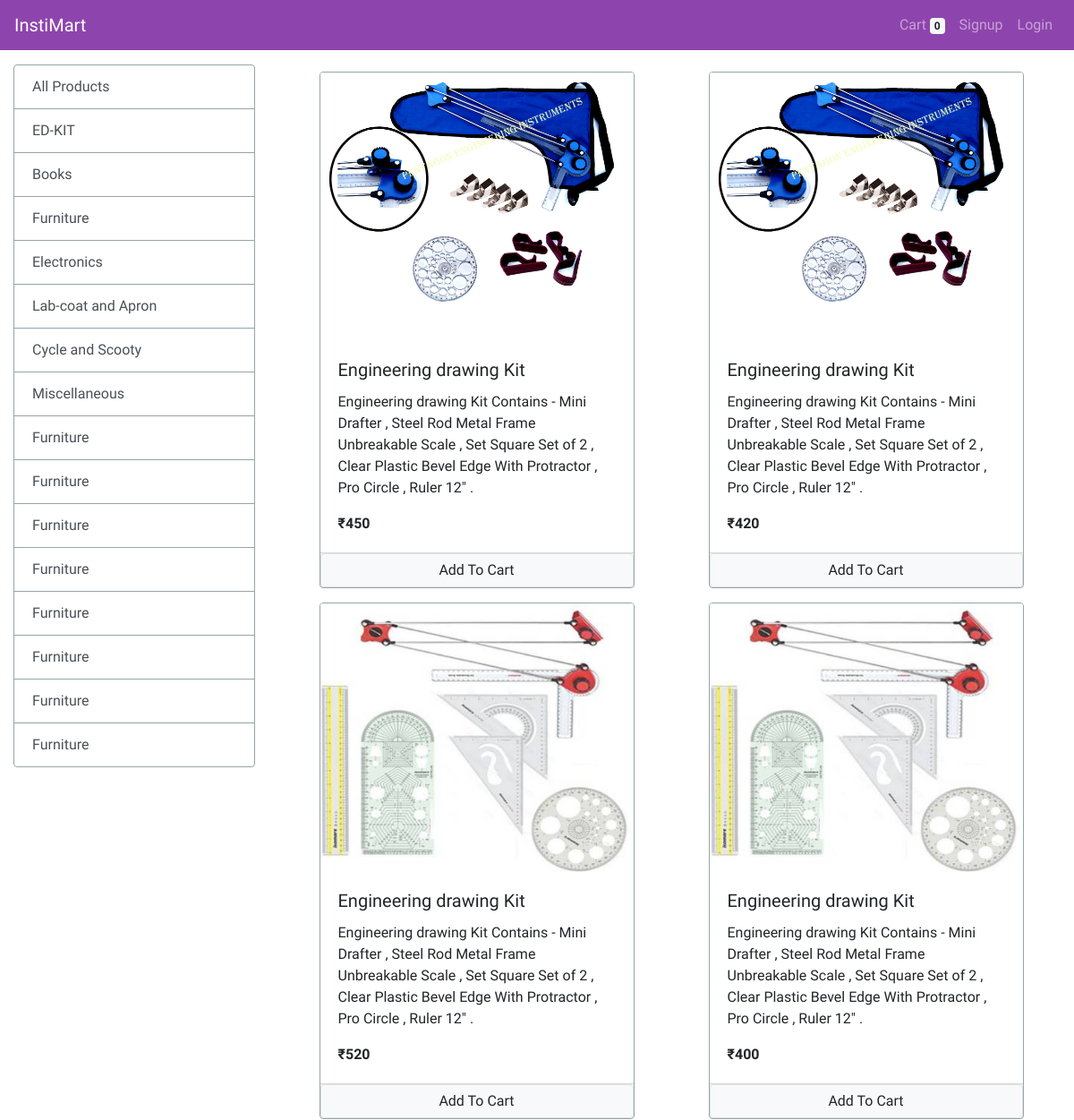
The app's page / (upper part), older data.
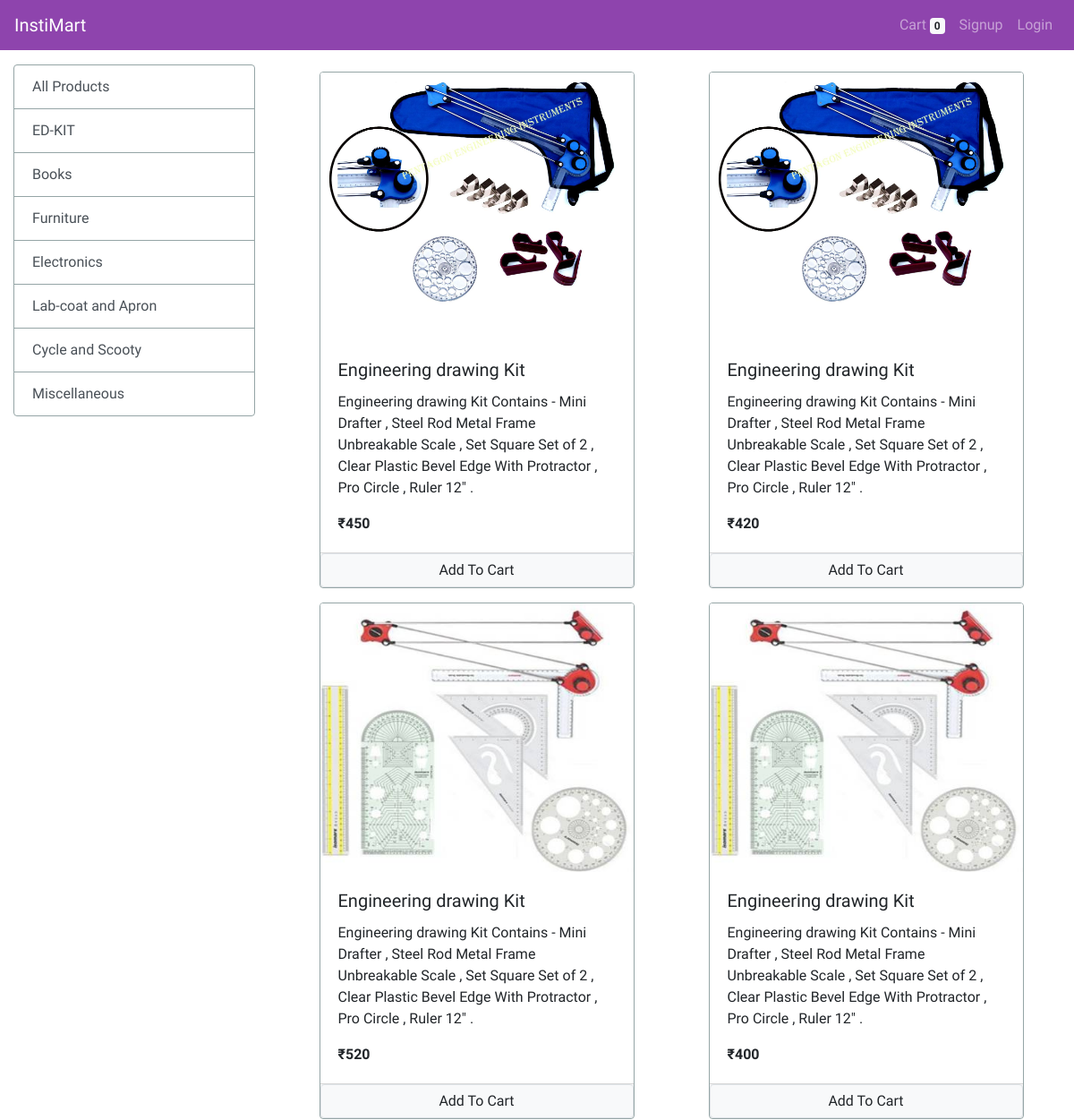
The same page, newer data.
### store/models/category.py (models this page shows, shortened)
class Category(models.Model):
    name = models.CharField(max_length=40)
    @staticmethod
    def get_all_categories():
        return Category.objects.all()

### store/models/product.py (models this page shows, shortened)
class Product(models.Model):
    name = models.CharField(max_length=30)
    price = models.IntegerField(default=0)
    category = models.ForeignKey(Category, on_delete=models.CASCADE,default=1)
    description = models.CharField(max_length=200,default=0, null=True, blank=1)
    image =models.ImageField(upload_to='uploads/products/')
    @staticmethod
    def get_all_products():
        return Product.objects.all()

### store/views/index.py (the view, shortened to what this page needs)
# urls.py: path('', index.Index.as_view(), name='homepage'),
class Index(View):
    def get(self, request):
        cart = request.session.get('cart')
        if not cart:
            request.session.cart={}
        products = None
        categories = Category.get_all_categories()
        data = {}
        categoryID = request.GET.get('category')
        if categoryID:
            products = Product.get_all_products_by_categoryid(categoryID)
        else:
            products = Product.get_all_products()
        data['products'] = products
        data['categories'] = categories
        return render(request, 'index.html', data)

### store/templatetags/cart.py (called while the page is built)
@register.filter(name='is_in_cart')
def is_in_cart(product, cart):
    keys = cart.keys()
    for key in keys:
        if int(key) == product.id:
            return True
    return False

### store/templatetags/custom_filter.py (called while the page is built)
@register.filter(name='currency')
def currency(num):
    return  "₹" +str(num);

### store/templates/index.html (shortened to what this page needs)
{% extends 'base.html' %}
{% block content %}
{% load cart %}
{% load custom_filter %}
<div class="container-fluid mt-3">
    <div class="row">
         <div class="col-lg-3 mx-auto"  >
            <div class="list-group" >
                <a href="/" class="list-group-item
                list-group-item-action " style=" border:#95a5a6 1px solid;">All Products</a>
                {% for category in categories %}
                <a href="/?category={{category.id}}" class="list-group-item
                list-group-item-action " style=" border:#95a5a6 1px solid;">{{category.name}}</a>
                {% endfor %}
            </div>
        </div>
        <div id="products" class='col-lg-9'>
            <div class="row mx-auto ">
                {% for product in products %}
                <div class="card mx-auto  mb-2 mt-2 " id={{product.id}} style="width: 22rem; border:#95a5a6 1px solid;">
                    <img style="height:300px" class="card-img-top" src="{{product.image.url}}" alt="Card image cap">
                    <div class="card-body">
                        <h5 class="card-title">{{product.name}}</h5>
                        <p class="card-text">{{product.description}}</p>
                        <p class="card-text"><b>{{product.price|currency}}</b></p>
                    </div>
                    <div class="card-footer no-gutters p-0 ">
                        {% if product|is_in_cart:request.session.cart %}
                        <div class="row no-gutters">
                            <form action="/#{{product.id}}" class="col-2" method="POST">
                                {% csrf_token %}
                                <input hidden type="text" name="product" value="{{product.id}}">
                                <input hidden type="text" name="remove" value="True">
                                <input type="submit" value='-' class="btn btn-block btn-info">
                            </form>
                            <div class="text-center col">
                                {{product|cart_quantity:request.session.cart}} in Cart
                            </div>
                            <form action="/#{{product.id}}" class="col-2" method="POST">
                                {% csrf_token %}
                                <input hidden type="text" name="product" value="{{product.id}}">
                                <input type="submit" value='+' class="btn btn-block btn-info">
                            </form>
                        </div>
                        {% else %}
                        <form action="/#{{product.id}}" method="POST" class="btn-block">
                            <input type="submit" class=" float-right btn btn-light border form-control"
                                   value="Add To Cart">
                        </form>
                        {% endif %}
                    </div>
                </div>
                {% endfor %}
            </div>
        </div>
    </div>
</div>
{% endblock %}

Row changes from the older to the newer data that the page shows:
removed Category: name "Furniture"
removed Category: name "Furniture"
removed Category: name "Furniture"
removed Category: name "Furniture"
removed Category: name "Furniture"
removed Category: name "Furniture"
removed Category: name "Furniture"
removed Category: name "Furniture"
